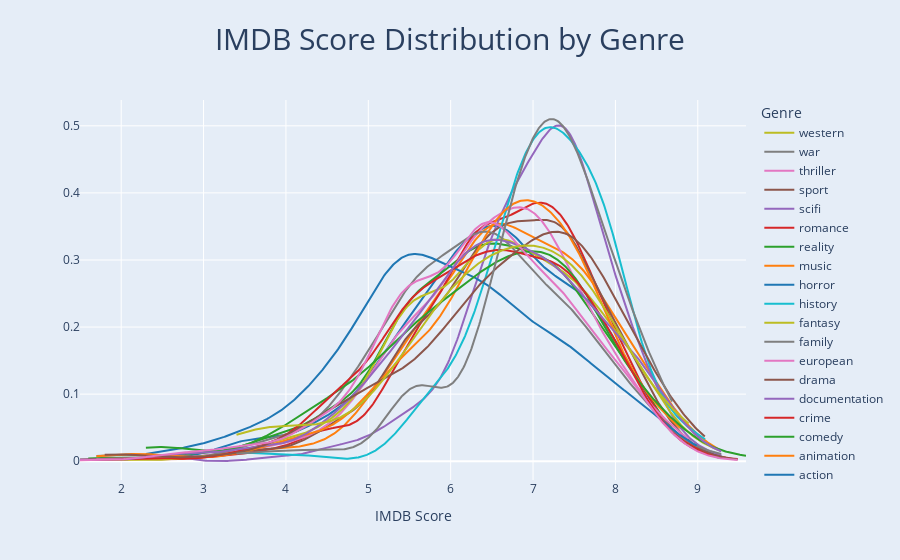

Source (notebook cell):
### Code cell
fig = ff.create_distplot(
    [df[(df[genre] == 1) & (df['imdb_score'].notna())]['imdb_score'] for genre in sorted(genres)],
    sorted(genres),
    show_hist=False,
    show_rug=False,
)

fig.update_layout(
    title="IMDB Score Distribution by Genre",
    title_font_size=30,
    title_x=0.5,
    xaxis_title="IMDB Score",
    template="plotly",
    paper_bgcolor='rgb(229, 237, 247)',
    plot_bgcolor='rgb(229, 237, 247)',
    legend_title="Genre",
)

fig.show()

### Figure 1 — Plotly figure (JSON) as saved in the notebook; plotly's stock layout.template omitted (floating-point values rounded to 4 significant figures; data arrays with more than 128 entries replaced by an {"elided": "..."} marker saying what was removed)
{"data": [{"legendgroup": "action", "marker": {"color": "rgb(31, 119, 180)"}, "mode": "lines", "name": "action", "showlegend": true, "type": "scatter", "x": {"elided": "500 float values"}, "xaxis": "x", "y": {"elided": "500 float values"}, "yaxis": "y"}, {"legendgroup": "animation", "marker": {"color": "rgb(255, 127, 14)"}, "mode": "lines", "name": "animation", "showlegend": true, "type": "scatter", "x": {"elided": "500 float values"}, "xaxis": "x", "y": {"elided": "500 float values"}, "yaxis": "y"}, {"legendgroup": "comedy", "marker": {"color": "rgb(44, 160, 44)"}, "mode": "lines", "name": "comedy", "showlegend": true, "type": "scatter", "x": {"elided": "500 float values"}, "xaxis": "x", "y": {"elided": "500 float values"}, "yaxis": "y"}, {"legendgroup": "crime", "marker": {"color": "rgb(214, 39, 40)"}, "mode": "lines", "name": "crime", "showlegend": true, "type": "scatter", "x": {"elided": "500 float values"}, "xaxis": "x", "y": {"elided": "500 float values"}, "yaxis": "y"}, {"legendgroup": "documentation", "marker": {"color": "rgb(148, 103, 189)"}, "mode": "lines", "name": "documentation", "showlegend": true, "type": "scatter", "x": {"elided": "500 float values"}, "xaxis": "x", "y": {"elided": "500 float values"}, "yaxis": "y"}, {"legendgroup": "drama", "marker": {"color": "rgb(140, 86, 75)"}, "mode": "lines", "name": "drama", "showlegend": true, "type": "scatter", "x": {"elided": "500 float values"}, "xaxis": "x", "y": {"elided": "500 float values"}, "yaxis": "y"}, {"legendgroup": "european", "marker": {"color": "rgb(227, 119, 194)"}, "mode": "lines", "name": "european", "showlegend": true, "type": "scatter", "x": {"elided": "500 float values"}, "xaxis": "x", "y": {"elided": "500 float values"}, "yaxis": "y"}, {"legendgroup": "family", "marker": {"color": "rgb(127, 127, 127)"}, "mode": "lines", "name": "family", "showlegend": true, "type": "scatter", "x": {"elided": "500 float values"}, "xaxis": "x", "y": {"elided": "500 float values"}, "yaxis": "y"}, {"legendgroup": "fantasy", "marker": {"color": "rgb(188, 189, 34)"}, "mode": "lines", "name": "fantasy", "showlegend": true, "type": "scatter", "x": {"elided": "500 float values"}, "xaxis": "x", "y": {"elided": "500 float values"}, "yaxis": "y"}, {"legendgroup": "history", "marker": {"color": "rgb(23, 190, 207)"}, "mode": "lines", "name": "history", "showlegend": true, "type": "scatter", "x": {"elided": "500 float values"}, "xaxis": "x", "y": {"elided": "500 float values"}, "yaxis": "y"}, {"legendgroup": "horror", "marker": {"color": "rgb(31, 119, 180)"}, "mode": "lines", "name": "horror", "showlegend": true, "type": "scatter", "x": {"elided": "500 float values"}, "xaxis": "x", "y": {"elided": "500 float values"}, "yaxis": "y"}, {"legendgroup": "music", "marker": {"color": "rgb(255, 127, 14)"}, "mode": "lines", "name": "music", "showlegend": true, "type": "scatter", "x": {"elided": "500 float values"}, "xaxis": "x", "y": {"elided": "500 float values"}, "yaxis": "y"}, {"legendgroup": "reality", "marker": {"color": "rgb(44, 160, 44)"}, "mode": "lines", "name": "reality", "showlegend": true, "type": "scatter", "x": {"elided": "500 float values"}, "xaxis": "x", "y": {"elided": "500 float values"}, "yaxis": "y"}, {"legendgroup": "romance", "marker": {"color": "rgb(214, 39, 40)"}, "mode": "lines", "name": "romance", "showlegend": true, "type": "scatter", "x": {"elided": "500 float values"}, "xaxis": "x", "y": {"elided": "500 float values"}, "yaxis": "y"}, {"legendgroup": "scifi", "marker": {"color": "rgb(148, 103, 189)"}, "mode": "lines", "name": "scifi", "showlegend": true, "type": "scatter", "x": {"elided": "500 float values"}, "xaxis": "x", "y": {"elided": "500 float values"}, "yaxis": "y"}, {"legendgroup": "sport", "marker": {"color": "rgb(140, 86, 75)"}, "mode": "lines", "name": "sport", "showlegend": true, "type": "scatter", "x": {"elided": "500 float values"}, "xaxis": "x", "y": {"elided": "500 float values"}, "yaxis": "y"}, {"legendgroup": "thriller", "marker": {"color": "rgb(227, 119, 194)"}, "mode": "lines", "name": "thriller", "showlegend": true, "type": "scatter", "x": {"elided": "500 float values"}, "xaxis": "x", "y": {"elided": "500 float values"}, "yaxis": "y"}, {"legendgroup": "war", "marker": {"color": "rgb(127, 127, 127)"}, "mode": "lines", "name": "war", "showlegend": true, "type": "scatter", "x": {"elided": "500 float values"}, "xaxis": "x", "y": {"elided": "500 float values"}, "yaxis": "y"}, {"legendgroup": "western", "marker": {"color": "rgb(188, 189, 34)"}, "mode": "lines", "name": "western", "showlegend": true, "type": "scatter", "x": {"elided": "500 float values"}, "xaxis": "x", "y": {"elided": "500 float values"}, "yaxis": "y"}], "layout": {"barmode": "overlay", "hovermode": "closest", "legend": {"title": {"text": "Genre"}, "traceorder": "reversed"}, "paper_bgcolor": "rgb(229, 237, 247)", "plot_bgcolor": "rgb(229, 237, 247)", "title": {"font": {"size": 30}, "text": "IMDB Score Distribution by Genre", "x": 0.5}, "xaxis": {"anchor": "y2", "domain": [0, 1], "title": {"text": "IMDB Score"}, "zeroline": false}, "yaxis": {"anchor": "free", "domain": [0, 1], "position": 0}}}
